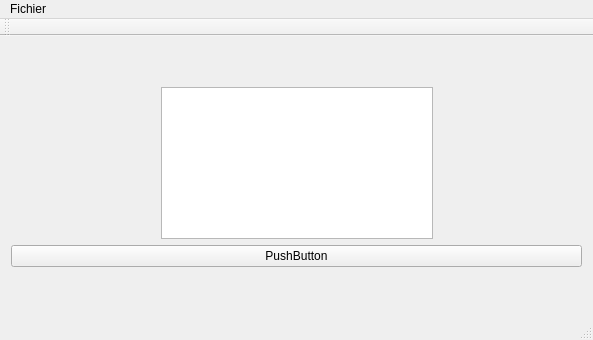
<?xml version="1.0" encoding="UTF-8"?>
<ui version="4.0">
 <class>MainWindow_projet</class>
 <widget class="QMainWindow" name="MainWindow_projet">
  <property name="geometry">
   <rect>
    <x>0</x>
    <y>0</y>
    <width>593</width>
    <height>340</height>
   </rect>
  </property>
  <property name="windowTitle">
   <string>MainWindow_projet</string>
  </property>
  <widget class="QWidget" name="centralWidget">
   <layout class="QVBoxLayout" name="verticalLayout_2">
    <item>
     <layout class="QVBoxLayout" name="verticalLayout">
      <item>
       <spacer name="verticalSpacer">
        <property name="orientation">
         <enum>Qt::Vertical</enum>
        </property>
        <property name="sizeType">
         <enum>QSizePolicy::Minimum</enum>
        </property>
        <property name="sizeHint" stdset="0">
         <size>
          <width>20</width>
          <height>40</height>
         </size>
        </property>
       </spacer>
      </item>
      <item>
       <layout class="QHBoxLayout" name="horizontalLayout">
        <item>
         <spacer name="horizontalSpacer">
          <property name="orientation">
           <enum>Qt::Horizontal</enum>
          </property>
          <property name="sizeType">
           <enum>QSizePolicy::Minimum</enum>
          </property>
          <property name="sizeHint" stdset="0">
           <size>
            <width>150</width>
            <height>20</height>
           </size>
          </property>
         </spacer>
        </item>
        <item>
         <widget class="QTableView" name="_myTableView"/>
        </item>
        <item>
         <spacer name="horizontalSpacer_2">
          <property name="orientation">
           <enum>Qt::Horizontal</enum>
          </property>
          <property name="sizeType">
           <enum>QSizePolicy::Minimum</enum>
          </property>
          <property name="sizeHint" stdset="0">
           <size>
            <width>149</width>
            <height>20</height>
           </size>
          </property>
         </spacer>
        </item>
       </layout>
      </item>
      <item>
       <widget class="QPushButton" name="pushButton">
        <property name="toolTip">
         <string>&lt;html&gt;&lt;head/&gt;&lt;body&gt;&lt;p&gt;tooltip ningennnn&lt;/p&gt;&lt;/body&gt;&lt;/html&gt;</string>
        </property>
        <property name="whatsThis">
         <string>&lt;html&gt;&lt;head/&gt;&lt;body&gt;&lt;p&gt;ché pa moi !&lt;/p&gt;&lt;/body&gt;&lt;/html&gt;</string>
        </property>
        <property name="text">
         <string>PushButton</string>
        </property>
       </widget>
      </item>
      <item>
       <spacer name="verticalSpacer_2">
        <property name="orientation">
         <enum>Qt::Vertical</enum>
        </property>
        <property name="sizeType">
         <enum>QSizePolicy::Minimum</enum>
        </property>
        <property name="sizeHint" stdset="0">
         <size>
          <width>20</width>
          <height>40</height>
         </size>
        </property>
       </spacer>
      </item>
     </layout>
    </item>
   </layout>
  </widget>
  <widget class="QMenuBar" name="myMenuBar">
   <property name="geometry">
    <rect>
     <x>0</x>
     <y>0</y>
     <width>593</width>
     <height>19</height>
    </rect>
   </property>
   <widget class="QMenu" name="menuFichier">
    <property name="title">
     <string>Fichier</string>
    </property>
    <addaction name="actionImporter"/>
    <addaction name="actionQuitter"/>
   </widget>
   <addaction name="menuFichier"/>
  </widget>
  <widget class="QToolBar" name="mainToolBar">
   <attribute name="toolBarArea">
    <enum>TopToolBarArea</enum>
   </attribute>
   <attribute name="toolBarBreak">
    <bool>false</bool>
   </attribute>
  </widget>
  <widget class="QStatusBar" name="statusBar"/>
  <action name="action_importer">
   <property name="checkable">
    <bool>false</bool>
   </property>
   <property name="text">
    <string>Importer</string>
   </property>
  </action>
  <action name="action_generer">
   <property name="text">
    <string>Générer</string>
   </property>
  </action>
  <action name="actionFermer">
   <property name="text">
    <string>Fermer</string>
   </property>
  </action>
  <action name="actionImporter">
   <property name="text">
    <string>Importer</string>
   </property>
  </action>
  <action name="actionQuitter">
   <property name="text">
    <string>Quitter</string>
   </property>
  </action>
 </widget>
 <layoutdefault spacing="6" margin="11"/>
 <resources/>
 <connections/>
</ui>
